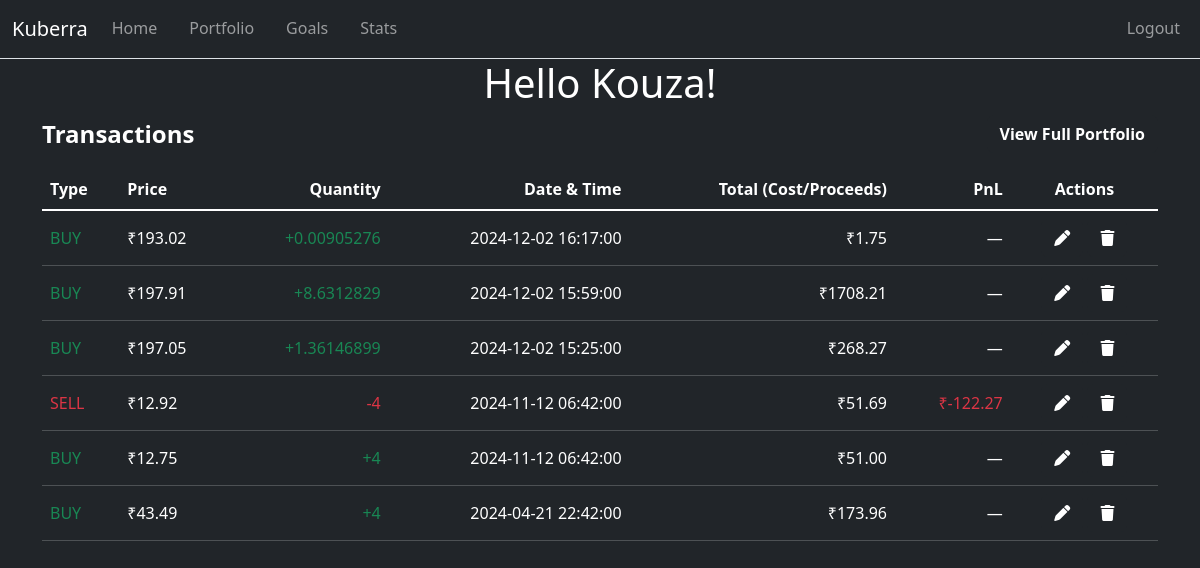
Screenshot of /portfolio/trades/2 (signed in) with the database file from the repository.
### website/models.py (models this page shows)
class User(db.Model, UserMixin):
    id = db.Column(db.Integer, primary_key=True)
    username = db.Column(db.String(150), unique=True, nullable=False)
    email = db.Column(db.String(150), unique=True, nullable=False)
    password = db.Column(db.String(150), nullable=False)
    date_created = db.Column(db.DateTime(timezone=True), server_default=func.now())
    transactions = db.relationship('Transaction', backref='owner', lazy=True)
    categories = db.relationship('Category', backref='owner', lazy=True)

class Trade(db.Model):
    id = db.Column(db.Integer, primary_key=True)
    side = db.Column(db.String(4), nullable=False)        # BUY / SELL
    quantity = db.Column(db.Numeric(20,10), nullable=False, default=0)
    price_per_coin = db.Column(db.Numeric(18,10), nullable=False, default=0)
    total = db.Column(db.Numeric(18,2),  nullable=False, default=0)
    realized_pnl = db.Column(db.Numeric(18,2), nullable=False, default=0)   # <—
    txn_date = db.Column(db.DateTime(timezone=True), server_default=func.now())
    created_at = db.Column(db.DateTime(timezone=True), server_default=func.now())
    user_id = db.Column(db.Integer, db.ForeignKey('user.id', ondelete='CASCADE'), index=True, nullable=False)
    coin_id = db.Column(db.Integer, db.ForeignKey('coin.id', ondelete='RESTRICT'), index=True, nullable=False)

### website/views.py (the view)
@views.route('/portfolio/trades/<int:coin_id>')
@login_required
def trades(coin_id):
    coin = Coin.query.get_or_404(coin_id)
    trades_asc = (Trade.query
        .filter_by(user_id=current_user.id, coin_id=coin_id)
        .order_by(Trade.txn_date.asc(), Trade.id.asc())
        .all())
    fifo_realized_map = fifo_realized_by_trade(trades_asc)
    trades_desc = (Trade.query
        .filter_by(user_id=current_user.id, coin_id=coin_id)
        .order_by(Trade.txn_date.desc(), Trade.id.desc())
        .all())
    return render_template(
        "trades.html",
        trades=trades_desc,
        coin=coin,
        user=current_user,
        fifo_realized=fifo_realized_map,
    )

### website/views.py (called while the page is built)
def fifo_realized_by_trade(trades):
    lots = deque()
    out = {}
    for t in trades:
        qty = Decimal(t.quantity)
        unit_cost = (Decimal(t.total) / qty) if qty > 0 else Decimal("0")
        if t.side == "BUY":
            lots.append([qty, unit_cost])
        else:  # SELL
            to_sell = qty
            basis = Decimal("0")
            proceeds = Decimal(t.total)
            while to_sell > 0 and lots:
                lot_qty, lot_cost = lots[0]
                take = min(to_sell, lot_qty)
                basis += take * lot_cost
                lot_qty -= take
                to_sell -= take
                if lot_qty == 0:
                    lots.popleft()
                else:
                    lots[0][0] = lot_qty
            out[t.id] = proceeds - basis
    return out

### website/templates/trades.html (shortened to what this page needs)
{% extends "base.html" %}
{% block content %}
    <h1 align="center">Hello {{ current_user.username.capitalize() }}!</h1>
    <div class="d-flex justify-content-between align-items-center mb-3">
                <h4 class="mb-0"><b>{{ trades.coin_id }} Transactions</b></h4>
                <a href="{{ url_for('views.portfolio') }}" class="btn btn-dark fw-bold">View Full Portfolio</a>
    </div>
    <table class="table table-hover table-dark align-items-center">
        <thead align="center" class="table-dark">
        <tr>
            <th scope="col" class="text-start">Type</th>
            <th scope="col" class="text-start">Price</th>
            <th scope="col" class="text-end">Quantity</th>
            <th scope="col" class="text-end">Date & Time</th>
            <th scope="col" class="text-end">Total (Cost/Proceeds)</th>
            <th scope="col" class="text-end">PnL</th>
            <th scope="col">Actions</th>
        </tr>
        </thead>
        <tbody class="table-group-divider" align="center">
        {% for t in trades %}
            <tr>
                <td class="text-start">
                    {% if t.side == 'BUY' %}
                    <span class="text-success">{{ t.side }}</span>
                    {% elif t.side == 'SELL' %}
                    <span class="text-danger">{{ t.side }}</span>
                    {% endif %}
                </td>
                <td class="text-start">₹{{ "{:,.2f}".format(t.price_per_coin) }}</td>
                <td class="text-end">
                    {% if t.side == 'BUY' %}
                    <span class="text-success">+{{ t.quantity|fmtqty(8) }}</span>
                    {% elif t.side == 'SELL' %}
                    <span class="text-danger">-{{ t.quantity|fmtqty(8) }}</span>
                    {% endif %}
                </td>
                <td class="text-end">{{ t.txn_date }}</td>
                <td class="text-end">₹{{ t.total }}</td>
                <td class="text-end">
                {% if t.side == 'SELL' %}
                    {% set r = fifo_realized.get(t.id, 0) %}
                    <span class="text-{{ 'success' if r >= 0 else 'danger' }}">
                    ₹{{ "{:,.2f}".format(r) }}
                    </span>
                {% else %}
                    —
                {% endif %}
                </td>
                <td>
                <button type="button" class="btn btn-dark fw-bold"
                        data-bs-toggle="modal" data-bs-target="#addCryptoTransactionForm">
                    <i class="fa-solid fa-pen"></i>
                </button>
                <a href="#" class="btn btn-dark fw-bold"
                    onclick="return confirm('Are you sure you want to delete this trade?');">
                    <i class="fa-solid fa-trash"></i>
                </a>
                </td>
            </tr>
        {% endfor %}
        </tbody>
    </table>
{% endblock %}

### website/templates/base.html (style rules this page uses)
td.text-end { font-variant-numeric: tabular-nums; }
.table td, .table th { vertical-align: middle; }

### rows the page displays
User: username "Kouza"
Trade: side "BUY", price_per_coin "193.02", quantity|fmtqty "0.00905276", txn_date "2024-12-02 16:17:00", total "1.75"
Trade: side "BUY", price_per_coin "197.91", quantity|fmtqty "8.6312829", txn_date "2024-12-02 15:59:00", total "1708.21"
Trade: side "BUY", price_per_coin "197.05", quantity|fmtqty "1.36146899", txn_date "2024-12-02 15:25:00", total "268.27"
Trade: side "SELL", price_per_coin "12.92", quantity|fmtqty "4", txn_date "2024-11-12 06:42:00", total "51.69", r "-122.27"
Trade: side "BUY", price_per_coin "12.75", quantity|fmtqty "4", txn_date "2024-11-12 06:42:00", total "51.00"
Trade: side "BUY", price_per_coin "43.49", quantity|fmtqty "4", txn_date "2024-04-21 22:42:00", total "173.96"
